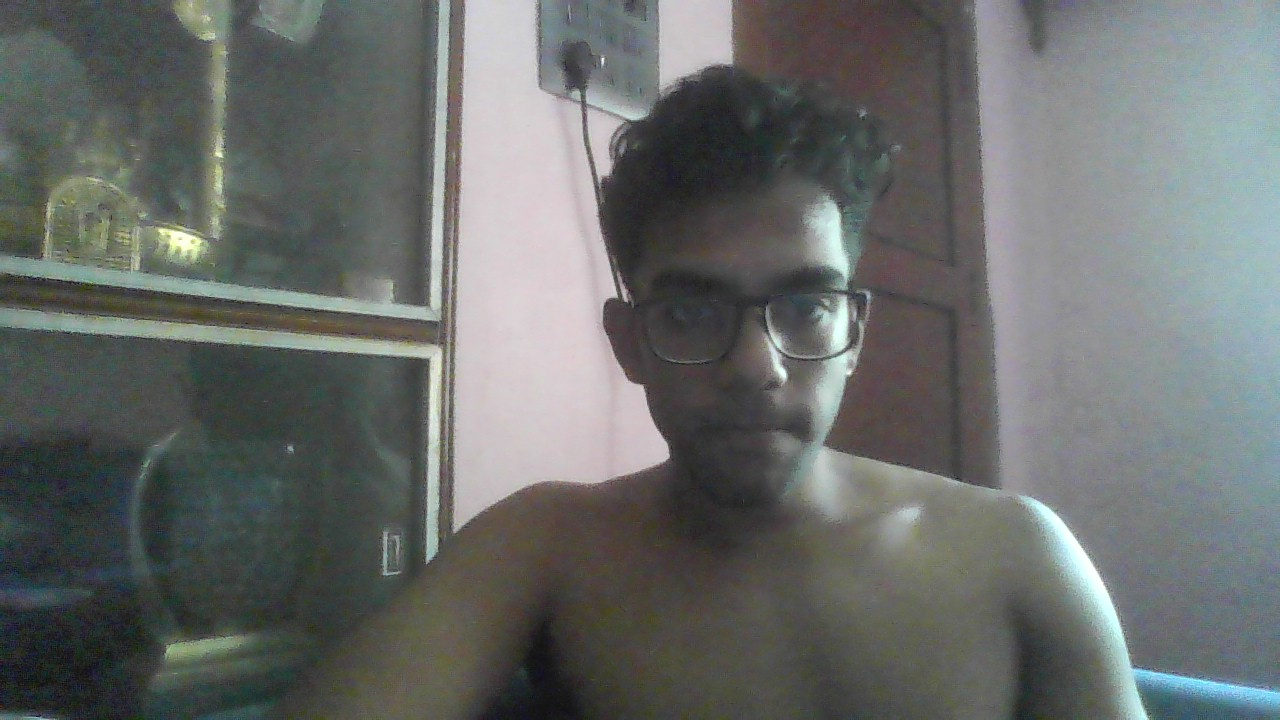
#> input picture backend/app/datasets/anirudh/WIN_20251107_11_41_05_Pro.jpg, 1280 x 720 px, given in place of the camera
$ python test_perception.py
#> lines starting #> are read from the running program, lines starting #| are printed output that depends on the picture
### perception/camera.py
import cv2

class Camera:
    def __init__(self):
        self.cap = cv2.VideoCapture(0)

        if not self.cap.isOpened():
            raise RuntimeError("Camera not working")

    def capture_frame(self):
        ret, frame = self.cap.read()
#> frame is the input picture: shape (720, 1280, 3); mean B, G, R 106.1, 108, 104.7
        if not ret:
            raise RuntimeError("Could not read frame")
        return frame

    def close(self):
        self.cap.release()

### perception/preprocessor.py
import cv2
import numpy as np

class Preprocessor:
    """
    Prepares image for embedding extraction.
    """

    def __init__(self, target_size=(224, 224)):
        self.target_size = target_size

    def process(self, frame):
        """
        Resize + normalize.
        """
        resized = cv2.resize(frame, self.target_size)
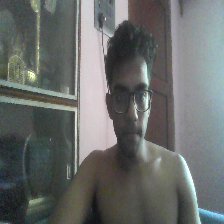
#> resized: shape (224, 224, 3); mean B, G, R 106, 107.9, 104.6
        normalized = resized.astype(np.float32) / 255.0
        return normalized

### perception/embedding_engine.py
import cv2
import numpy as np

class EmbeddingEngine:
    """
    Extracts simple, explainable visual embeddings.
    No deep learning.
    Fully offline.
    """

    def get_embedding(self, image):
        """
        image: preprocessed image (224x224x3)
        returns: List[float]
        """

        # Convert image back to 0–255 range
        image_uint8 = (image * 255).astype(np.uint8)

        # Convert to grayscale
        gray = cv2.cvtColor(image_uint8, cv2.COLOR_BGR2GRAY)
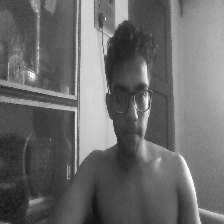
#> gray: shape (224, 224); min 17, max 254, mean 106.7

        # Grayscale histogram (64 bins)
        hist = cv2.calcHist([gray], [0], None, [64], [0, 256])
#> hist = 64 values, max 2877 at index 19, min 0 at index 0, mean 784
        hist = cv2.normalize(hist, hist).flatten()
#> hist = 64 values, max 0.331 at index 19, min 0 at index 0, mean 0.0902

        # Edge features
        edges = cv2.Canny(gray, 100, 200)
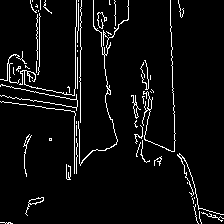
#> edges: shape (224, 224); 5.1% white in thin lines or dots
        edge_mean = np.mean(edges)
#> edge_mean = 13.12
        edge_std = np.std(edges)
#> edge_std = 56.34

        # Final embedding
        embedding = np.concatenate([hist, [edge_mean, edge_std]])
#> embedding = 66 values, max 56.34 at index 65, min 0 at index 0, mean 1.14

        return embedding.tolist()

### test_perception.py
from perception.camera import Camera
from perception.preprocessor import Preprocessor
from perception.embedding_engine import EmbeddingEngine

cam = Camera()
pre = Preprocessor()
embedder = EmbeddingEngine()

frame = cam.capture_frame()
# import cv2

# cv2.imshow("Captured Image (IntelShare Demo)", frame)
# cv2.waitKey(2000)  # show for 2 seconds
# cv2.destroyAllWindows()

image = pre.process(frame)
embedding = embedder.get_embedding(image)

# perception → backend output
output = {
    "embedding": embedding
}

print(output)
#> (printed output is left out)

cam.close()
